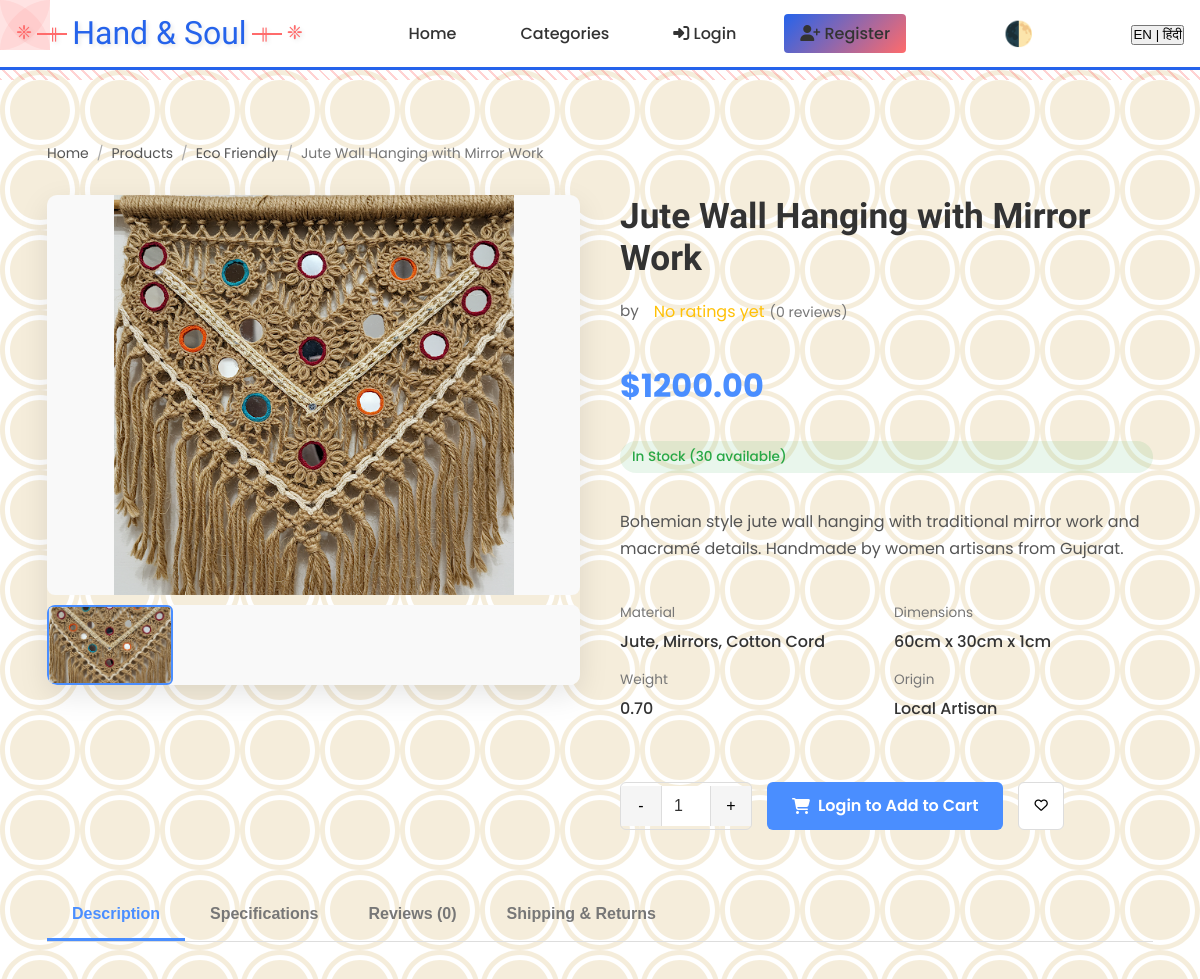
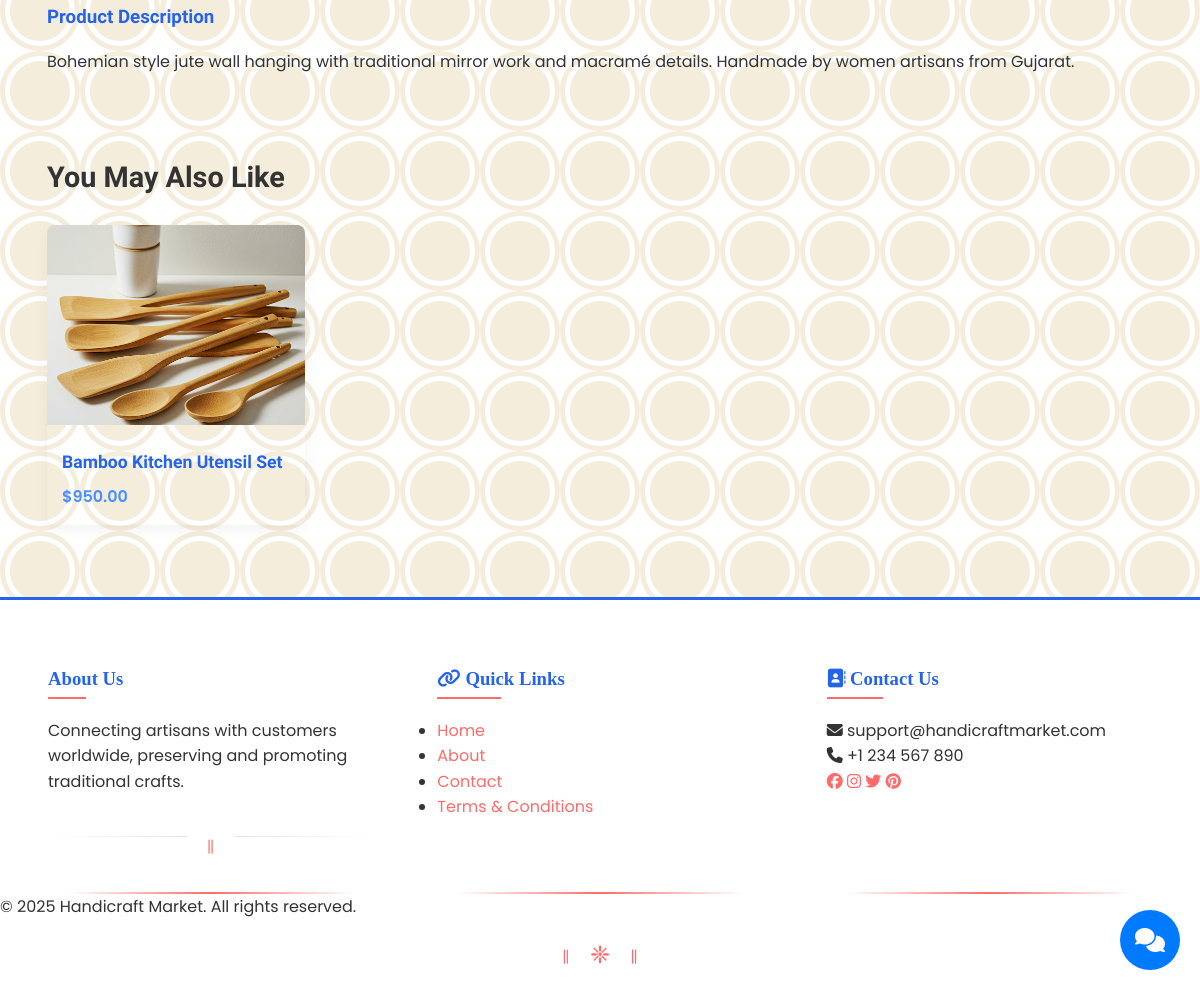
The app's page /products/product/jute-wall-hanging-with-mirror-work/ with its own data (2 pictures, top to bottom).
### products/models.py (models this page shows, shortened)
class Product(models.Model):
    seller = models.ForeignKey(User, on_delete=models.CASCADE, related_name='products')
    category = models.ForeignKey(Category, on_delete=models.CASCADE, related_name='products')
    name = models.CharField(max_length=200)
    slug = models.SlugField(unique=True)
    description = models.TextField()
    price = models.DecimalField(max_digits=10, decimal_places=2, validators=[MinValueValidator(Decimal('0.01'))])
    compare_price = models.DecimalField(max_digits=10, decimal_places=2, null=True, blank=True)
    stock = models.PositiveIntegerField(default=0)
    is_active = models.BooleanField(default=True)
    main_image = models.ImageField(upload_to='products/')
    material = models.CharField(max_length=200, blank=True, help_text='e.g., Cotton, Wood, Metal')
    dimensions = models.CharField(max_length=50, blank=True, help_text='Format: LxWxH')
    weight = models.DecimalField(max_digits=6, decimal_places=2, null=True, blank=True, help_text='Weight in kg')
    customization_available = models.BooleanField(default=False)
    shipping_info = models.TextField(blank=True)
    created_at = models.DateTimeField(auto_now_add=True)
    updated_at = models.DateTimeField(auto_now=True)
    class Meta:
        ordering = ['-created_at']

class Category(models.Model):
    name = models.CharField(max_length=100)
    slug = models.SlugField(unique=True)
    description = models.TextField(blank=True)
    image = models.ImageField(upload_to='categories/', blank=True, null=True)
    created_at = models.DateTimeField(auto_now_add=True)
    updated_at = models.DateTimeField(auto_now=True)
    class Meta:
        verbose_name_plural = 'Categories'
        ordering = ['name']

### products/views.py (the view)
# urls.py: path('product/<slug:slug>/', views.product_detail_view, name='product_detail'),
def product_detail_view(request, slug):
    product = get_object_or_404(Product, slug=slug, is_active=True)
    related_products = Product.objects.filter(
        category=product.category,
        is_active=True
    ).exclude(id=product.id)[:4]
    if request.method == 'POST' and request.user.is_authenticated:
        form = ReviewForm(request.POST)
        if form.is_valid():
            review = form.save(commit=False)
            review.product = product
            review.user = request.user
            review.save()
            messages.success(request, 'Review added successfully!')
            return redirect('products:product_detail', slug=slug)
    else:
        form = ReviewForm()
    context = {
        'product': product,
        'related_products': related_products,
        'form': form,
    }
    return render(request, 'products/product_detail.html', context)

### products/forms.py
class ReviewForm(forms.ModelForm):
    class Meta:
        model = Review
        fields = ['rating', 'comment']
        widgets = {
            'comment': forms.Textarea(attrs={'rows': 4}),
        }

### templates/products/product_detail.html (shortened to what this page needs)
{% extends 'base.html' %}
{% load static %}
{% block extra_css %}
<link rel="stylesheet" href="https://cdn.jsdelivr.net/npm/swiper@8/swiper-bundle.min.css" />
<link rel="stylesheet" href="{% static 'css/product_detail.css' %}" />
{% endblock %}
{% block content %}
<div class="product-container">
  <div class="product-header">
    <div class="breadcrumbs">
      <a href="{% url 'core:home' %}">Home</a>
      <span class="separator">/</span>
      <a href="{% url 'products:product_list' %}">Products</a>
      <span class="separator">/</span>
      <a href="{% url 'products:category_detail' product.category.slug %}">{{ product.category.name }}</a>
      <span class="separator">/</span>
      <span>{{ product.name }}</span>
    </div>
  </div>
  <div class="product-content">
    <div class="product-gallery">
      <div class="swiper gallery-main">
        <div class="swiper-wrapper">
          {% if product.main_image %}
          <div class="swiper-slide">
            <img src="{{ product.main_image.url }}" alt="{{ product.name }}" />
          </div>
          {% endif %}
        </div>
      </div>
      {% if product.images.all|length > 1 or product.main_image %}
      <div class="swiper gallery-thumbs">
        <div class="swiper-wrapper">
          {% if product.main_image %}
          <div class="swiper-slide">
            <img src="{{ product.main_image.url }}" alt="{{ product.name }} thumbnail" />
          </div>
          {% endif %}
        </div>
      </div>
      {% endif %}
    </div>
    <div class="product-details">
      <h1>{{ product.name }}</h1>
      <div class="product-meta">
        <div class="product-seller">
          by <a href="#">{{ product.seller.business_name }}</a>
        </div>
        <div class="product-rating">
          <div class="rating-stars">
            {% if product.average_rating %}
              {% with ''|center:product.average_rating as range %}
                {% for _ in range %}★{% endfor %}
              {% endwith %}
              {% with ''|center:5|slice:product.average_rating as range %}
                {% for _ in range %}☆{% endfor %}
              {% endwith %}
            {% else %}
              <span>No ratings yet</span>
            {% endif %}
          </div>
          <span class="rating-count">({{ product.reviews.count }} reviews)</span>
        </div>
      </div>
      <div class="product-price">${{ product.price }}</div>
      {% if product.stock > 10 %}
      <div class="product-stock in-stock">
        In Stock ({{ product.stock }} available)
      </div>
      {% elif product.stock > 0 %}
      <div class="product-stock low-stock">
        Low Stock (Only {{ product.stock }} left)
      </div>
      {% else %}
      <div class="product-stock out-stock">Out of Stock</div>
      {% endif %}
      <div class="product-description">
        {{ product.description|linebreaks }}
      </div>
      <div class="product-attributes">
        <div class="product-attr">
          <span class="attr-label">Material</span>
          <span class="attr-value">{{ product.material|default:"Handcrafted" }}</span>
        </div>
        <div class="product-attr">
          <span class="attr-label">Dimensions</span>
          <span class="attr-value">{{ product.dimensions|default:"Various sizes" }}</span>
        </div>
        <div class="product-attr">
          <span class="attr-label">Weight</span>
          <span class="attr-value">{{ product.weight|default:"0.5 kg" }}</span>
        </div>
        <div class="product-attr">
          <span class="attr-label">Origin</span>
          <span class="attr-value">{{ product.origin|default:"Local Artisan" }}</span>
        </div>
      </div>
      <div class="product-actions">
        <div class="quantity-selector">
          <button class="quantity-btn minus" id="decreaseQuantity">-</button>
          <input type="number" class="quantity-input" id="quantity" value="1" min="1" max="{{ product.stock }}" />
          <button class="quantity-btn plus" id="increaseQuantity">+</button>
        </div>
        {% if user.is_authenticated %}
        <button class="add-to-cart-btn" data-product-id="{{ product.id }}" onclick="addToCart({{ product.id }})">
          <i class="fas fa-shopping-cart"></i> Add to Cart
        </button>
        {% else %}
        <a href="{% url 'accounts:login' %}?next={{ request.path }}" class="add-to-cart-btn">
          <i class="fas fa-shopping-cart"></i> Login to Add to Cart
        </a>
        {% endif %}
        <button class="add-to-wishlist" data-product-id="{{ product.id }}">
          <i class="far fa-heart"></i>
        </button>
      </div>
    </div>
  </div>
  <div class="product-tabs">
    <div class="tab-buttons">
      <button class="tab-btn active" data-tab="description">Description</button>
      <button class="tab-btn" data-tab="specifications">Specifications</button>
      <button class="tab-btn" data-tab="reviews">Reviews ({{ product.reviews.count }})</button>
      <button class="tab-btn" data-tab="shipping">Shipping & Returns</button>
    </div>
    <div id="description" class="tab-content active">
      <h3>Product Description</h3>
      {{ product.description|linebreaks }}
    </div>
  </div>
  {% if related_products %}
  <div class="related-products">
    <h2>You May Also Like</h2>
    <div class="related-grid">
      {% for product in related_products %}
      <div class="related-product">
        <a href="{% url 'products:product_detail' product.slug %}">
          {% if product.main_image %}
          <img src="{{ product.main_image.url }}" alt="{{ product.name }}" />
          {% elif product.images.first %}
          <img src="{{ product.images.first.image.url }}" alt="{{ product.name }}" />
          {% else %}
          <div style="width: 100%; height: 200px; background: #f0f0f0; display: flex; align-items: center; justify-content: center; color: #aaa;">
            No Image
          </div>
          {% endif %}
          <div class="related-product-info">
            <h3>{{ product.name }}</h3>
            <div class="related-product-price">${{ product.price }}</div>
          </div>
        </a>
      </div>
      {% endfor %}
    </div>
  </div>
  {% endif %}
</div>
{% endblock %}

### static/css/theme.css (style rules this page uses)
:root[data-theme="light"] { --background-color: #ffffff; --surface-color: #ffffff; --border-color: #e0e0e0; --text-primary: #333333; --text-secondary: #666666; --accent-color: #ff6b6b; --accent-hover: #ff5252; --shadow-color: rgba(0, 0, 0, 0.1); --nav-background: #ffffff; --input-background: #ffffff; --card-background: #ffffff; --success-color: #4caf50; --error-color: #f44336; --warning-color: #ff9800; }
body { background-color: var(--background-color); color: var(--text-primary); transition: background-color 0.3s ease, color 0.3s ease; }
input, select, textarea { background-color: var(--input-background); border: 1px solid var(--border-color); color: var(--text-primary); }
input::placeholder { color: var(--text-secondary); }

### static/css/style.css (style rules this page uses)
:root { --primary-color: #C14D30; --primary-color-rgb: 193, 77, 48; --secondary-color: #1A7F37; --accent-color: #B8860B; --accent-color-2: #800080; --background-color: #FFF3E0; --surface-color: #FFF8E7; --text-primary: #4A1C17; --text-secondary: #654321; --border-color: #D4A76A; --success-color: #1A7F37; --error-color: #C14D30; --warning-color: #B8860B; --info-color: #800080; --shadow-color: rgba(74, 28, 23, 0.15); --hover-color: rgba(193, 77, 48, 0.1); }
* { margin: 0; padding: 0; box-sizing: border-box; }
body { font-family: 'Segoe UI', Tahoma, Geneva, Verdana, sans-serif; line-height: 1.6; color: var(--text-primary); background-color: var(--background-color); transition: background-color 0.3s ease; margin: 0; padding: 0; }
h1, h2, h3, h4, h5, h6 { margin-bottom: 1rem; color: var(--primary-color); }
a { color: var(--accent-color); text-decoration: none; transition: color 0.3s ease; }

### templates/base.html (style rules this page uses)
:root { --primary-color: #2563eb; --primary-color-rgb: 37, 99, 235; --accent-color: #1d4ed8; --text-primary: #1f2937; --text-secondary: #4b5563; --background-color: #ffffff; --surface-color: #ffffff; --border-color: #e5e7eb; --shadow-color: rgba(0, 0, 0, 0.1); --error-color: #dc2626; --warning-color: #f59e0b; --success-color: #10b981; --font-heading: "Rozha One", serif; --font-hindi: "Tiro Devanagari Hindi", serif; --font-body: "Poppins", sans-serif; }
body { margin: 0; padding: 0; font-family: var(--font-body); background-color: var(--background-color); color: var(--text-primary); }
h1, h2, h3, h4, h5, h6 { font-family: var(--font-heading); }

### records on screen
Product: category.name "Eco Friendly", name "Jute Wall Hanging with Mirror Work", main_image (picture), reviews.count "0", price "1200.00", stock "30", description "Bohemian style jute wall hanging with traditional mirror work and macramé details. Handmade by women artisans from Gujarat.", material "Jute, Mirrors, Cotton Cord", dimensions "60cm x 30cm x 1cm", weight "0.70"
Product: main_image (picture), name "Bamboo Kitchen Utensil Set", price "950.00"

### other values on screen
{{ product.origin|default:"Local Artisan" }} "Local Artisan"
